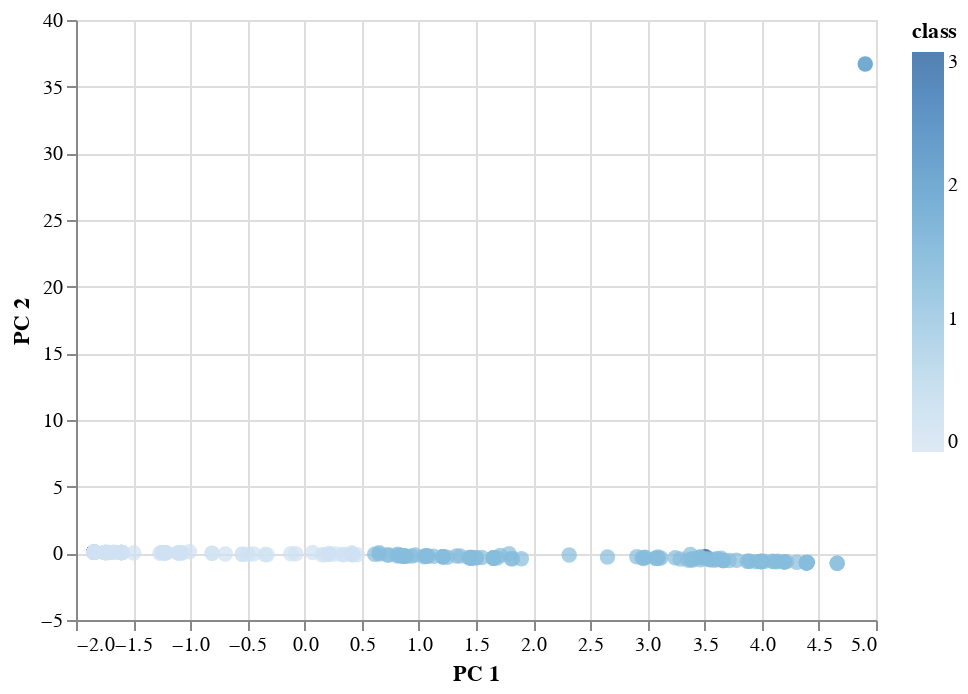

Source (notebook cell):
### Markdown cell above
### Visualizing Results

#### 3D-Scatter with Clusters

### Code cell
import altair as alt
from vega_datasets import data

source = clustered_df

alt.Chart(source).mark_circle(size=60).encode(
     x="PC 1",
    y="PC 2",
    color='class',
    tooltip=["CoinName", "Algorithm", "TotalCoinsMined", "TotalCoinSupply"]
).interactive()

### Figure 1 — Vega-Lite specification as saved in the notebook (floating-point values rounded to 4 significant figures; data arrays with more than 128 entries replaced by an {"elided": "..."} marker saying what was removed)
{"config": {"view": {"continuousWidth": 400, "continuousHeight": 300}}, "data": {"name": "data-d4bf08b7f66c6fb5fca70adf8b0c1e56"}, "mark": {"type": "circle", "size": 60}, "encoding": {"color": {"field": "class", "type": "quantitative"}, "tooltip": [{"field": "CoinName", "type": "nominal"}, {"field": "Algorithm", "type": "nominal"}, {"field": "TotalCoinsMined", "type": "quantitative"}, {"field": "TotalCoinSupply", "type": "quantitative"}], "x": {"field": "PC 1", "type": "quantitative"}, "y": {"field": "PC 2", "type": "quantitative"}}, "selection": {"selector002": {"type": "interval", "bind": "scales", "encodings": ["x", "y"]}}, "$schema": "https://vega.github.io/schema/vega-lite/v4.17.0.json", "datasets": {"data-d4bf08b7f66c6fb5fca70adf8b0c1e56": {"elided": "342 records"}}}
